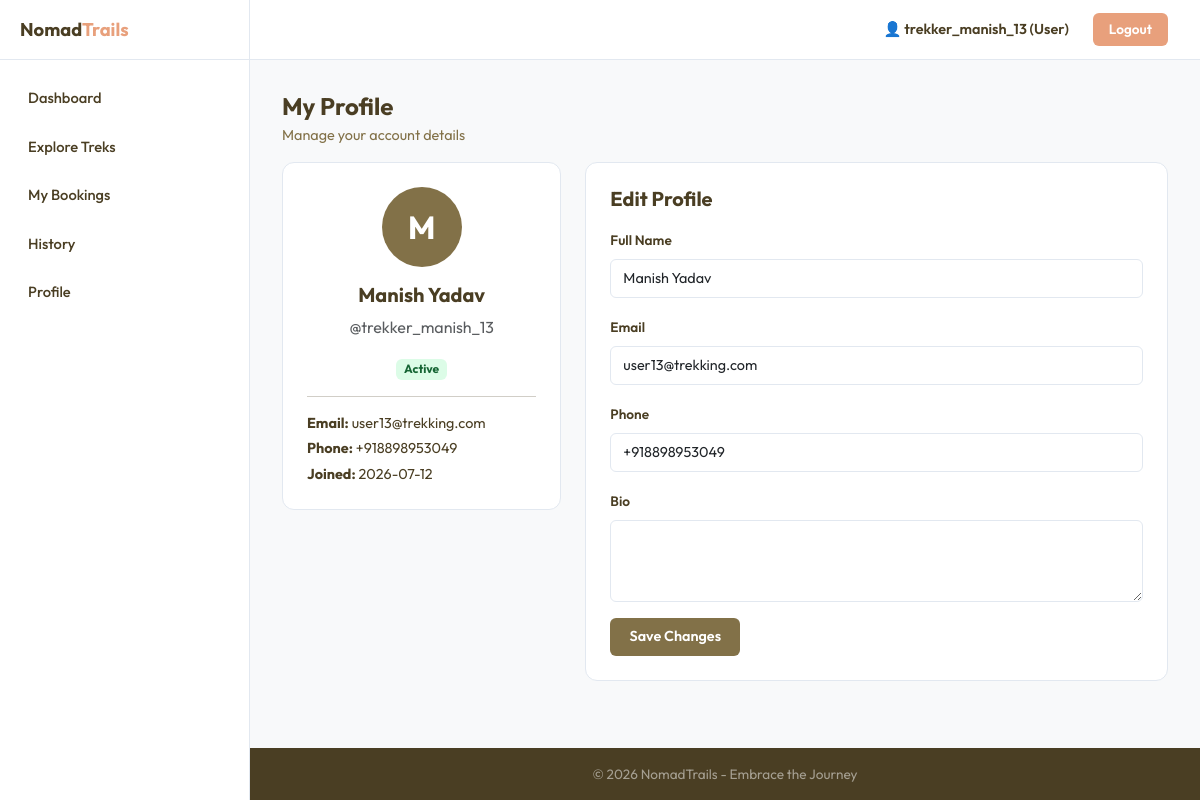
The page /profile (signed in) on the database its author committed.
### models.py (models this page shows, shortened)
class User(UserMixin, db.Model):
    __tablename__ = "users"
    id = db.Column(db.Integer, primary_key=True)
    username = db.Column(db.String(80), unique=True, nullable=False)
    email = db.Column(db.String(120), unique=True, nullable=False)
    password = db.Column(db.String(256), nullable=False)
    full_name = db.Column(db.String(120), nullable=False)
    phone = db.Column(db.String(20), default="")
    role = db.Column(db.String(10), nullable=False, default="user")  # admin, staff, user
    status = db.Column(db.String(15), nullable=False, default="active")  # active, blacklisted
    bio = db.Column(db.Text, default="")
    created_at = db.Column(db.DateTime, default=datetime.utcnow)
    bookings = db.relationship("Booking", backref="user", lazy=True)
    assigned_treks = db.relationship("Trek", backref="staff", lazy=True, foreign_keys="Trek.assigned_staff_id")

### routes/user.py (the view, shortened to what this page needs)
@user_controller.route("/profile", methods=["GET", "POST"])
def user_profile():
    if "user_id" not in session:
        flash("Please log in first.", "warning")
        return redirect(get_url("auth.index"))
    if session.get("role") != "user":
        flash("Access denied.", "danger")
        return redirect(get_url("auth.index"))
    user = db.session.query(User).get(session["user_id"])
    return render("user/profile.html", user=user)

### app.py (called while the page is built)
@app.before_request
def before_request():
    g.user = None
    if "user_id" in session:
        g.user = db.session.query(User).get(session["user_id"])

### templates/user/profile.html (shortened to what this page needs)
{% extends "base.html" %}
{% block content %}
<div class="section-title-box">
  <h2>My Profile</h2>
  <p>Manage your account details</p>
</div>
<div class="row g-4">
  <div class="col-lg-4">
    <div class="input-panel text-center">
      <div class="profile-avatar mx-auto mb-3">
        {{ user.full_name[0]|upper if user.full_name else 'U' }}
      </div>
      <h5 class="fw-bold">{{ user.full_name }}</h5>
      <p class="text-muted">@{{ user.username }}</p>
      <span class="badge badge-{{ user.status }}">{{ user.status|capitalize }}</span>
      <hr>
      <div class="text-start" style="font-size:.9rem;">
        <p class="mb-1"><strong>Email:</strong> {{ user.email }}</p>
        <p class="mb-1"><strong>Phone:</strong> {{ user.phone or 'Not provided' }}</p>
        <p class="mb-0"><strong>Joined:</strong> {{ user.created_at.strftime('%Y-%m-%d') if user.created_at else '—' }}</p>
      </div>
    </div>
  </div>
  <div class="col-lg-8">
    <div class="input-panel">
      <h5 class="fw-bold mb-3">Edit Profile</h5>
      <form method="POST" action="{{ url_for('user.user_profile') }}">
        <div class="mb-3">
          <label class="form-label" for="full_name">Full Name</label>
          <input type="text" class="form-control" id="full_name" name="full_name" value="{{ user.full_name }}" required>
        </div>
        <div class="mb-3">
          <label class="form-label" for="email">Email</label>
          <input type="email" class="form-control" id="email" name="email" value="{{ user.email }}" required>
        </div>
        <div class="mb-3">
          <label class="form-label" for="phone">Phone</label>
          <input type="text" class="form-control" id="phone" name="phone" value="{{ user.phone or '' }}">
        </div>
        <div class="mb-3">
          <label class="form-label" for="bio">Bio</label>
          <textarea class="form-control" id="bio" name="bio" rows="3">{{ user.bio or '' }}</textarea>
        </div>
        <button type="submit" class="btn btn-primary-custom">Save Changes</button>
      </form>
    </div>
  </div>
</div>
{% endblock %}

### templates/base.html (shortened to what this page needs)
<!DOCTYPE html>
<html lang="en">
<head>
  <link href="https://cdn.jsdelivr.net/npm/bootstrap@5.3.3/dist/css/bootstrap.min.css" rel="stylesheet">
  <link href="/css/style.css" rel="stylesheet">
</head>
<body>
  {% if session.get('user_id') %}
  <div class="app-layout">
    <nav class="sidebar">
      <div class="sidebar-brand">
        <a href="{{ url_for('auth.index') }}">Nomad<span>Trails</span></a>
      </div>
      <ul class="sidebar-nav">
        {% if session.get('role') == 'admin' %}
        <li><a href="{{ url_for('admin.admin_dashboard') }}">Dashboard</a></li>
        <li><a href="{{ url_for('admin.admin_treks') }}">Treks</a></li>
        <li><a href="{{ url_for('admin.admin_staff') }}">Staff</a></li>
        <li><a href="{{ url_for('admin.admin_users') }}">Users</a></li>
        <li><a href="{{ url_for('admin.admin_bookings') }}">Bookings</a></li>
        {% elif session.get('role') == 'staff' %}
        <li><a href="{{ url_for('staff.staff_dashboard') }}">Dashboard</a></li>
        {% else %}
        <li><a href="{{ url_for('user.user_dashboard') }}">Dashboard</a></li>
        <li><a href="{{ url_for('user.user_treks') }}">Explore Treks</a></li>
        <li><a href="{{ url_for('user.user_bookings') }}">My Bookings</a></li>
        <li><a href="{{ url_for('user.user_history') }}">History</a></li>
        <li><a href="{{ url_for('user.user_profile') }}">Profile</a></li>
        {% endif %}
      </ul>
    </nav>
    <div class="main-content">
      <header class="topbar">
        <span class="topbar-user">&#128100; {{ session.get('username','') }} ({{ session.get('role')|capitalize }})</span>
        <a class="btn-logout-side" href="{{ url_for('auth.logout') }}">Logout</a>
      </header>
  {% endif %}
      <div class="container content-wrapper">
        {% block content %}{% endblock %}
      </div>
      <footer class="footer {% if session.get('user_id') %}mt-auto{% endif %}">
        <div class="container">
          <p class="mb-0">&copy; 2026 NomadTrails - Embrace the Journey</p>
        </div>
      </footer>
  {% if session.get('user_id') %}
    </div>
  </div>
  {% endif %}
</body>
</html>

### rows shown on the page
User: get "trekker_manish_13", get "User", full_name "M", full_name "Manish Yadav", username "trekker_manish_13", status "Active", email "user13@trekking.com", phone "+918898953049", created_at "2026-07-12"
